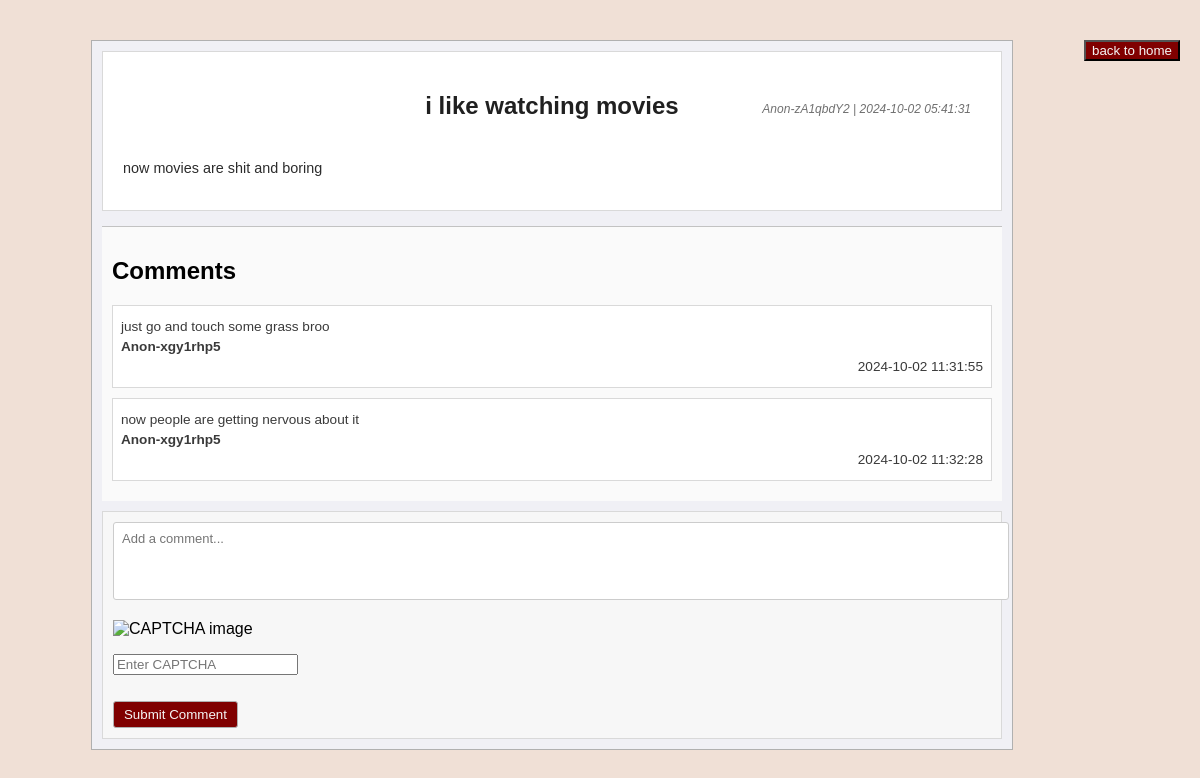
Page /post.php?id=16 on the committed database.
### tables this page shows
CREATE TABLE `posts` (
  `id` int(11) NOT NULL,
  `title` varchar(255) NOT NULL,
  `content` text NOT NULL,
  `category` varchar(100) NOT NULL,
  `user_id` varchar(50) NOT NULL,
  `created_at` timestamp NULL DEFAULT current_timestamp(),
  `image` varchar(255) DEFAULT NULL
);

CREATE TABLE `comments` (
  `id` int(11) NOT NULL,
  `post_id` int(11) NOT NULL,
  `content` text NOT NULL,
  `created_by` varchar(50) NOT NULL,
  `created_at` timestamp NULL DEFAULT current_timestamp(),
  `parent_comment_id` int(11) DEFAULT NULL
);

### post.php (the view, shortened to what this page needs)
<?php
include 'includes/db.php';
$post_id = $_GET['id'];
$query = $pdo->prepare("SELECT * FROM posts WHERE id = :id");
$query->execute(['id' => $post_id]);
$post = $query->fetch();
$stmt = $pdo->prepare("SELECT content, created_by, created_at FROM comments WHERE post_id = :post_id ORDER BY created_at ASC");
$stmt->execute(['post_id' => $post['id']]);
$comments = $stmt->fetchAll();
?>
<!DOCTYPE html>
<html>
<head>
</head>
<body>
    <div class="container">
        <div class="post">
            <div class="post-header">
                <p class="post-user"><?php echo htmlspecialchars($post['user_id']); ?> | <?php echo $post['created_at']; ?></p>
                <h1 class="post-title"><?php echo htmlspecialchars($post['title']); ?></h1>
            </div>
            <div class="post-content">
                <p><?php echo nl2br(htmlspecialchars($post['content'])); ?></p>
            </div>
        </div>
        <div class="comment-section">
            <h2>Comments</h2>
            <?php foreach ($comments as $comment): ?>
                <div class="comment">
                    <p><?php echo nl2br(htmlspecialchars($comment['content'])); ?></p>
                    <p class="comment-user"><?php echo htmlspecialchars($comment['created_by']); ?></p>
                    <p class="comment-timestamp"><?php echo $comment['created_at']; ?></p>
                </div>
            <?php endforeach; ?>
        </div>
        <div class="add-comment">
            <form action="add_comment.php" method="POST">
                <textarea name="content" placeholder="Add a comment..." required></textarea>
                <p><img src="captcha.php" alt="CAPTCHA image"></p>
                <p><input type="text" name="captcha" placeholder="Enter CAPTCHA" required></p>
                <button type="submit" class="submit">Submit Comment</button>
            </form>
        </div>
    </div>
    <footer><a href="index.php"><button class="back-button">back to home</button></a></footer>
</body>
</html>

### post.php (style rules this page uses)
body { font-family: Tahoma, sans-serif; background-color: #f0e0d6; color: #000; margin: 0; padding: 20px; display: flex; justify-content: center; }
.container { width: 100%; max-width: 900px; margin: 20px auto; padding: 10px; background-color: #f0f0f5; border: 1px solid #b0b0b0; position: relative; }
.post { background-color: #ffffff; padding: 20px; margin-bottom: 15px; border: 1px solid #d9d9d9; position: relative; }
.post-header { display: block; margin-bottom: 5px; font-size: 13px; color: #707070; position: relative; }
.post-title { font-size: 1.5rem; font-weight: bold; margin-bottom: 40px; text-align: center; color: #202020; margin-top: 20px; }
.post-user { font-style: italic; font-size: 12px; position: absolute; right: 10px; top: 10px; color: #707070; margin-top: 0; z-index: 1; }
.post-content { font-size: 0.9rem; margin-top: 10px; color: #2c2c2c; }
.comment-section { margin-top: 10px; padding: 10px; border-top: 1px solid #c2c2c2; background-color: #fafafa; }
.comment { background-color: #ffffff; padding: 8px; margin-bottom: 10px; border: 1px solid #d9d9d9; }
.comment p { margin: 5px 0; font-size: 0.85rem; color: #3a3a3a; }
.comment-user { font-weight: bold; font-size: 0.9rem; color: #007700; }
.comment-timestamp { font-size: 0.75rem; color: #999999; text-align: right; }
.add-comment { margin-top: 10px; padding: 10px; border: 1px solid #d9d9d9; background-color: #f7f7f7; }
.add-comment textarea { width: 100%; height: 60px; padding: 8px; border: 1px solid #cccccc; border-radius: 3px; resize: none; font-family: Tahoma, sans-serif; font-size: 13px; }
.add-comment button { margin-top: 10px; padding: 5px 10px; background-color: #800000; color: whitesmoke; border: 1px solid #b0b0b0; border-radius: 3px; cursor: pointer; }
footer { margin-top: 20px; text-align: center; font-size: 12px; }
footer a { color: #0073e6; text-decoration: none; }
.back-button { background-color: #800000; color: whitesmoke; }

### rows in the picture
posts: user "Anon-zA1qbdY2", created_at "2024-10-02 05:41:31", title "i like watching movies", content "now movies are shit and boring"
comments: content "just go and touch some grass broo", created_by "Anon-xgy1rhp5", created_at "2024-10-02 11:31:55"
comments: content "now people are getting nervous about it", created_by "Anon-xgy1rhp5", created_at "2024-10-02 11:32:28"
